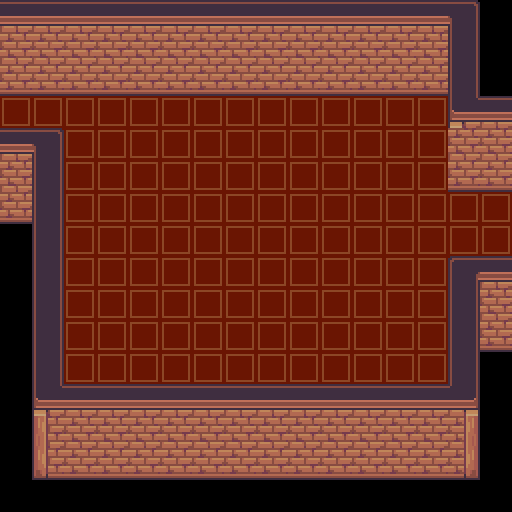

This game map was drawn from its Tiled (.tmx) file and the tilesets committed beside it. A one-line description and the trimmed map source follow:
An orthogonal 16x16 tile map with 32x32 px tiles, 4 tile layers (Tile Layer 1, Tile Layer 2, Tile Layer 3, Above Player), 3 tilesets and 16 objects (9x event, 7x collision).

<map version="1.10" tiledversion="1.10.2" orientation="orthogonal" renderorder="right-down" width="16" height="16" tilewidth="32" tileheight="32" infinite="0" nextlayerid="7" nextobjectid="18">
 <properties>
  <property name="edges" value="clamped" />
  <property name="scenario" value="xero" />
  <property name="slug" value="taba_ba_br_3" />
 </properties>
 <tileset firstgid="1" name="core_indoor_walls" tilewidth="32" tileheight="32" tilecount="3864" columns="46">
  <image source="../gfx/tilesets/core_indoor_walls.png" width="1472" height="2688" />
 </tileset>
 <tileset firstgid="3865" name="core_indoor_floors" tilewidth="32" tileheight="32" tilecount="3864" columns="46">
  <image source="../gfx/tilesets/core_indoor_floors.png" width="1472" height="2688" />
 </tileset>
 <tileset firstgid="7729" name="core_indoor_stairs" tilewidth="32" tileheight="32" tilecount="2970" columns="45">
  <image source="../gfx/tilesets/core_indoor_stairs.png" width="1440" height="2112" />
 </tileset>
 <layer id="1" name="Tile Layer 1" width="16" height="16">
  <data>[256 cells, 225 non-empty, 12 distinct tile ids]</data>
 </layer>
 <layer id="2" name="Tile Layer 2" width="16" height="16">
  <data>[256 cells, 1 non-empty, 1 distinct tile ids]</data>
 </layer>
 <layer id="3" name="Tile Layer 3" width="16" height="16">
  <data>[256 cells, 0 non-empty, 0 distinct tile ids]</data>
 </layer>
 <layer id="4" name="Above Player" width="16" height="16">
  <data>[256 cells, 2 non-empty, 2 distinct tile ids]</data>
 </layer>
 <objectgroup color="#ff0000" id="6" name="Collisions">
  <object id="2" type="collision" x="32" y="384" width="448" height="96" />
  <object id="3" type="collision" x="448" y="256" width="64" height="96" />
  <object id="4" type="collision" x="448" y="352" width="32" height="32" />
  <object id="5" type="collision" x="0" y="160" width="64" height="64" />
  <object id="6" type="collision" x="32" y="224" width="32" height="160" />
  <object id="7" type="collision" x="0" y="0" width="480" height="96" />
  <object id="8" type="collision" x="448" y="96" width="64" height="96" />
 </objectgroup>
 <objectgroup color="#ffff00" id="5" name="Events">
  <!-- 9 objects omitted --></objectgroup>
</map>
<!-- 9 of 16 objects omitted -->
